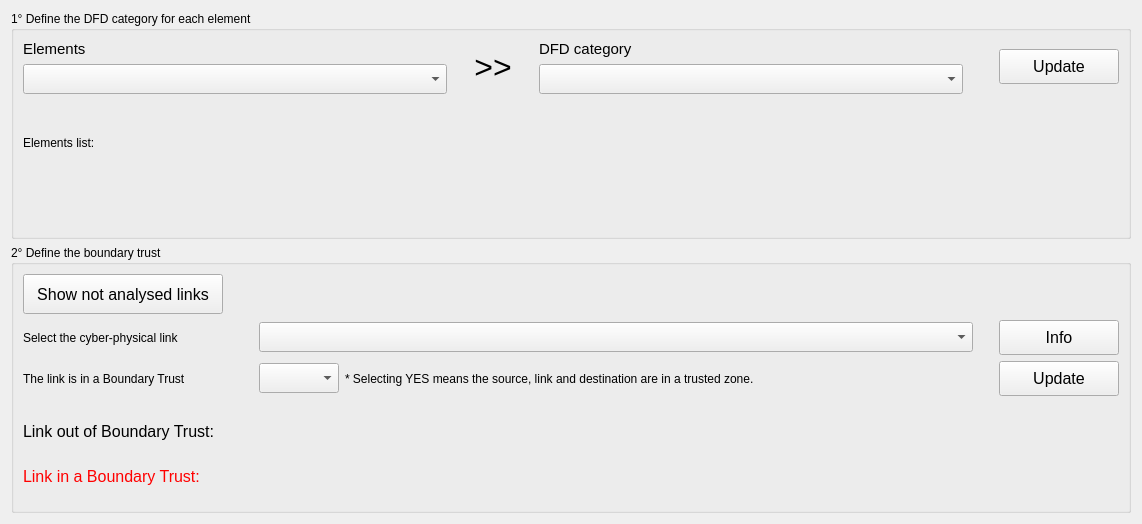
          <widget class="QWidget" name="scrollAreaWidgetContents_13">
           <property name="geometry">
            <rect>
             <x>0</x>
             <y>0</y>
             <width>1142</width>
             <height>524</height>
            </rect>
           </property>
           <layout class="QGridLayout" name="gridLayout_54">
            <item row="1" column="0">
             <widget class="QGroupBox" name="groupBox_30">
              <property name="title">
               <string>2° Define the boundary trust</string>
              </property>
              <layout class="QGridLayout" name="gridLayout_52">
               <item row="0" column="0">
                <layout class="QVBoxLayout" name="verticalLayout_55">
                 <property name="bottomMargin">
                  <number>15</number>
                 </property>
                 <item>
                  <widget class="QPushButton" name="button_dfd_hidden_links">
                   <property name="minimumSize">
                    <size>
                     <width>200</width>
                     <height>40</height>
                    </size>
                   </property>
                   <property name="maximumSize">
                    <size>
                     <width>200</width>
                     <height>40</height>
                    </size>
                   </property>
                   <property name="font">
                    <font>
                     <pointsize>12</pointsize>
                    </font>
                   </property>
                   <property name="text">
                    <string>Show not analysed links</string>
                   </property>
                  </widget>
                 </item>
                 <item>
                  <layout class="QHBoxLayout" name="horizontalLayout_93">
                   <item>
                    <widget class="QLabel" name="label_76">
                     <property name="minimumSize">
                      <size>
                       <width>230</width>
                       <height>0</height>
                      </size>
                     </property>
                     <property name="maximumSize">
                      <size>
                       <width>230</width>
                       <height>16777215</height>
                      </size>
                     </property>
                     <property name="text">
                      <string>Select the cyber-physical link</string>
                     </property>
                    </widget>
                   </item>
                   <item>
                    <widget class="QComboBox" name="combobox_dfd_link">
                     <property name="minimumSize">
                      <size>
                       <width>0</width>
                       <height>30</height>
                      </size>
                     </property>
                     <property name="focusPolicy">
                      <enum>Qt::StrongFocus</enum>
                     </property>
                     <property name="toolTip">
                      <string>This list present ONLY cyber-physical links</string>
                     </property>
                    </widget>
                   </item>
                   <item>
                    <spacer name="horizontalSpacer_52">
                     <property name="orientation">
                      <enum>Qt::Horizontal</enum>
                     </property>
                     <property name="sizeType">
                      <enum>QSizePolicy::Maximum</enum>
                     </property>
                     <property name="sizeHint" stdset="0">
                      <size>
                       <width>20</width>
                       <height>20</height>
                      </size>
                     </property>
                    </spacer>
                   </item>
                   <item>
                    <widget class="QPushButton" name="button_dfd_link_info">
                     <property name="minimumSize">
                      <size>
                       <width>120</width>
                       <height>35</height>
                      </size>
                     </property>
                     <property name="maximumSize">
                      <size>
                       <width>120</width>
                       <height>35</height>
                      </size>
                     </property>
                     <property name="font">
                      <font>
                       <pointsize>12</pointsize>
                      </font>
                     </property>
                     <property name="text">
                      <string>Info</string>
                     </property>
                    </widget>
                   </item>
                  </layout>
                 </item>
                 <item>
                  <layout class="QHBoxLayout" name="horizontalLayout_92">
                   <item>
                    <widget class="QLabel" name="label_83">
                     <property name="minimumSize">
                      <size>
                       <width>230</width>
                       <height>0</height>
                      </size>
                     </property>
                     <property name="maximumSize">
                      <size>
                       <width>230</width>
                       <height>16777215</height>
                      </size>
                     </property>
                     <property name="text">
                      <string>The link is in a Boundary Trust</string>
                     </property>
                    </widget>
                   </item>
                   <item>
                    <widget class="QComboBox" name="combobox_dfd_bound_trust">
                     <property name="minimumSize">
                      <size>
                       <width>80</width>
                       <height>30</height>
                      </size>
                     </property>
                     <property name="maximumSize">
                      <size>
                       <width>80</width>
                       <height>30</height>
                      </size>
                     </property>
                     <property name="focusPolicy">
                      <enum>Qt::StrongFocus</enum>
                     </property>
                     <property name="toolTip">
                      <string>All the elements of this interaction are in a border of trust</string>
                     </property>
                    </widget>
                   </item>
                   <item>
                    <widget class="QLabel" name="label_47">
                     <property name="layoutDirection">
                      <enum>Qt::LeftToRight</enum>
                     </property>
                     <property name="text">
                      <string>* Selecting YES means the source, link and destination are in a trusted zone.</string>
                     </property>
                     <property name="alignment">
                      <set>Qt::AlignLeading|Qt::AlignLeft|Qt::AlignVCenter</set>
                     </property>
                     <property name="wordWrap">
                      <bool>true</bool>
                     </property>
                    </widget>
                   </item>
                   <item>
                    <spacer name="horizontalSpacer_51">
                     <property name="orientation">
                      <enum>Qt::Horizontal</enum>
                     </property>
                     <property name="sizeType">
                      <enum>QSizePolicy::Maximum</enum>
                     </property>
                     <property name="sizeHint" stdset="0">
                      <size>
                       <width>20</width>
                       <height>20</height>
                      </size>
                     </property>
                    </spacer>
                   </item>
                   <item>
                    <widget class="QPushButton" name="button_dfd_update_bound_trust">
                     <property name="minimumSize">
                      <size>
                       <width>120</width>
                       <height>35</height>
                      </size>
                     </property>
                     <property name="maximumSize">
                      <size>
                       <width>120</width>
                       <height>35</height>
                      </size>
                     </property>
                     <property name="font">
                      <font>
                       <pointsize>12</pointsize>
                      </font>
                     </property>
                     <property name="text">
                      <string>Update</string>
                     </property>
                    </widget>
                   </item>
                  </layout>
                 </item>
                 <item>
                  <layout class="QVBoxLayout" name="verticalLayout_48">
                   <item>
                    <spacer name="verticalSpacer_15">
                     <property name="orientation">
                      <enum>Qt::Vertical</enum>
                     </property>
                     <property name="sizeType">
                      <enum>QSizePolicy::Maximum</enum>
                     </property>
                     <property name="sizeHint" stdset="0">
                      <size>
                       <width>20</width>
                       <height>20</height>
                      </size>
                     </property>
                    </spacer>
                   </item>
                   <item>
                    <widget class="QLabel" name="label_dfd_out_bt">
                     <property name="font">
                      <font>
                       <pointsize>12</pointsize>
                      </font>
                     </property>
                     <property name="text">
                      <string>Link out of Boundary Trust:</string>
                     </property>
                     <property name="wordWrap">
                      <bool>true</bool>
                     </property>
                    </widget>
                   </item>
                   <item>
                    <spacer name="verticalSpacer_14">
                     <property name="orientation">
                      <enum>Qt::Vertical</enum>
                     </property>
                     <property name="sizeType">
                      <enum>QSizePolicy::Maximum</enum>
                     </property>
                     <property name="sizeHint" stdset="0">
                      <size>
                       <width>20</width>
                       <height>20</height>
                      </size>
                     </property>
                    </spacer>
                   </item>
                   <item>
                    <widget class="QLabel" name="label_dfd_in_bt">
                     <property name="font">
                      <font>
                       <pointsize>12</pointsize>
                      </font>
                     </property>
                     <property name="styleSheet">
                      <string notr="true">QLabel { color : red; }
</string>
                     </property>
                     <property name="text">
                      <string>Link in a Boundary Trust:</string>
                     </property>
                     <property name="wordWrap">
                      <bool>true</bool>
                     </property>
                    </widget>
                   </item>
                  </layout>
                 </item>
                </layout>
               </item>
              </layout>
             </widget>
            </item>
            <item row="0" column="0">
             <widget class="QGroupBox" name="groupBox_28">
              <property name="title">
               <string>1° Define the DFD category for each element</string>
              </property>
              <layout class="QGridLayout" name="gridLayout_51">
               <item row="0" column="0">
                <layout class="QHBoxLayout" name="horizontalLayout_73">
                 <item>
                  <layout class="QVBoxLayout" name="verticalLayout_47">
                   <item>
                    <widget class="QLabel" name="lbl_stride_act_2">
                     <property name="font">
                      <font>
                       <pointsize>11</pointsize>
                      </font>
                     </property>
                     <property name="text">
                      <string>Elements</string>
                     </property>
                    </widget>
                   </item>
                   <item>
                    <widget class="QComboBox" name="combobox_dfd_elements">
                     <property name="minimumSize">
                      <size>
                       <width>0</width>
                       <height>30</height>
                      </size>
                     </property>
                     <property name="font">
                      <font>
                       <pointsize>12</pointsize>
                      </font>
                     </property>
                    </widget>
                   </item>
                  </layout>
                 </item>
                 <item>
                  <widget class="QLabel" name="label_41">
                   <property name="minimumSize">
                    <size>
                     <width>80</width>
                     <height>0</height>
                    </size>
                   </property>
                   <property name="maximumSize">
                    <size>
                     <width>80</width>
                     <height>16777215</height>
                    </size>
                   </property>
                   <property name="font">
                    <font>
                     <pointsize>24</pointsize>
                    </font>
                   </property>
                   <property name="text">
                    <string>&gt;&gt;</string>
                   </property>
                   <property name="alignment">
                    <set>Qt::AlignCenter</set>
                   </property>
                  </widget>
                 </item>
                 <item>
                  <layout class="QVBoxLayout" name="verticalLayout_46">
                   <item>
                    <widget class="QLabel" name="lbl_stride_act_3">
                     <property name="font">
                      <font>
                       <pointsize>11</pointsize>
                      </font>
                     </property>
                     <property name="text">
                      <string>DFD category</string>
                     </property>
                    </widget>
                   </item>
                   <item>
                    <widget class="QComboBox" name="combobox_dfd_category">
                     <property name="minimumSize">
                      <size>
                       <width>0</width>
                       <height>30</height>
                      </size>
                     </property>
                     <property name="font">
                      <font>
                       <pointsize>12</pointsize>
                      </font>
                     </property>
                    </widget>
                   </item>
                  </layout>
                 </item>
                 <item>
                  <spacer name="horizontalSpacer_38">
                   <property name="orientation">
                    <enum>Qt::Horizontal</enum>
                   </property>
                   <property name="sizeType">
                    <enum>QSizePolicy::Maximum</enum>
                   </property>
                   <property name="sizeHint" stdset="0">
                    <size>
                     <width>30</width>
                     <height>20</height>
                    </size>
                   </property>
                  </spacer>
                 </item>
                 <item>
                  <widget class="QPushButton" name="button_dfd_update">
                   <property name="minimumSize">
                    <size>
                     <width>120</width>
                     <height>35</height>
                    </size>
                   </property>
                   <property name="maximumSize">
                    <size>
                     <width>120</width>
                     <height>35</height>
                    </size>
                   </property>
                   <property name="font">
                    <font>
                     <pointsize>12</pointsize>
                    </font>
                   </property>
                   <property name="text">
                    <string>Update</string>
                   </property>
                  </widget>
                 </item>
                </layout>
               </item>
               <item row="1" column="0">
                <layout class="QVBoxLayout" name="verticalLayout_54">
                 <property name="topMargin">
                  <number>20</number>
                 </property>
                 <property name="bottomMargin">
                  <number>10</number>
                 </property>
                 <item>
                  <widget class="QLabel" name="label_75">
                   <property name="text">
                    <string>Elements list:</string>
                   </property>
                  </widget>
                 </item>
                 <item>
                  <layout class="QHBoxLayout" name="horizontalLayout_80">
                   <item>
                    <spacer name="horizontalSpacer_15">
                     <property name="orientation">
                      <enum>Qt::Horizontal</enum>
                     </property>
                     <property name="sizeType">
                      <enum>QSizePolicy::Maximum</enum>
                     </property>
                     <property name="sizeHint" stdset="0">
                      <size>
                       <width>20</width>
                       <height>20</height>
                      </size>
                     </property>
                    </spacer>
                   </item>
                   <item>
                    <widget class="QLabel" name="label_dfd_elements">
                     <property name="text">
                      <string/>
                     </property>
                    </widget>
                   </item>
                  </layout>
                 </item>
                </layout>
               </item>
              </layout>
             </widget>
            </item>
           </layout>
          </widget>
